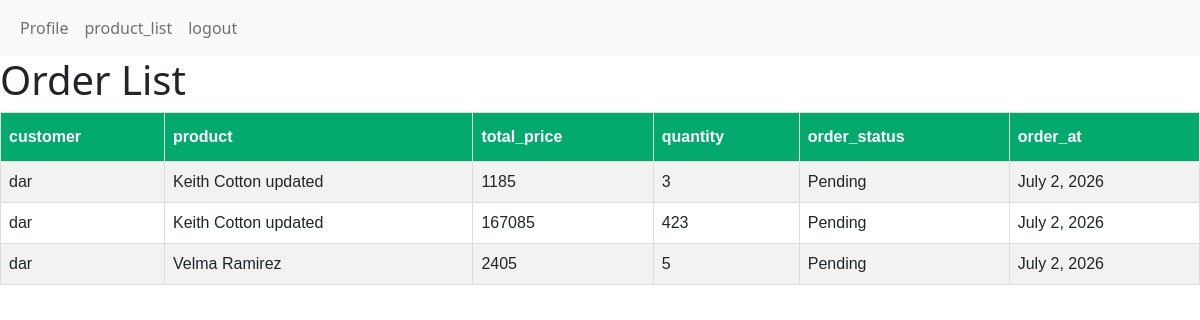
Page /order_list/ (signed in) on the committed database.
### productmanager/models.py (models this page shows, shortened)
class OrderModel(models.Model):
    order_type = [
        ('Pending' , 'Pending'),
        ('Confirmed' , 'Confirmed'),
        ('Cancelled' , 'Cancelled'),
    ]
    customer = models.ForeignKey(CustomUserModel, on_delete= models.CASCADE, null=True)
    product = models.ForeignKey(ProductModel, on_delete= models.CASCADE, null=True)
    total_price = models.PositiveIntegerField(null=True)
    quantity = models.PositiveIntegerField(null=True)
    order_status = models.CharField(choices=order_type, null=True)
    created_at = models.DateField(auto_now_add=True)

class CustomUserModel(AbstractUser):
    role_type = [
        ('Admin' , 'Admin'),
        ('Seller' , 'Seller'),
        ('Customer' , 'Customer'),
    ]
    full_name = models.CharField(max_length= 100, null= True)
    role = models.CharField(choices=role_type, null= True)

class ProductModel(models.Model):
    seller = models.ForeignKey(CustomUserModel, on_delete= models.CASCADE, null=True)
    category = models.ForeignKey(CategoryModel, on_delete= models.CASCADE, null=True)
    product_name = models.CharField(max_length=100, null=True)
    product_description = models.TextField(null=True)
    product_image = models.ImageField(upload_to='media/products', null=True)
    price = models.PositiveIntegerField(null=True)
    stock_quantity = models.PositiveIntegerField(null=True)
    created_at = models.DateField(auto_now_add=True)

### productmanager/views.py (the view)
# urls.py: path('order_list/', order_list, name = 'order_list'),
@login_required
def order_list(req):
    if req.user.role == 'Customer':
        Orders = OrderModel.objects.filter(customer = req.user)
        context = {
            'Orders' : Orders
        }
        return render(req, 'order_list.html', context)

### productmanager/templates/order_list.html (shortened to what this page needs)
{% extends 'master/base.html' %}
{% block body %}
<h1>Order List</h1>
<table>
  <tr>
    <th>customer</th>
    <th>product</th>
    <th>total_price</th>
    <th>quantity</th>
    <th>order_status</th>
    <th>order_at</th>
  </tr>
  {% for pc in Orders %}
  <tr>
    <td>{{pc.customer.username}}</td>
    <td>{{pc.product.product_name}}</td>
    <td>{{pc.total_price}}</td>
    <td>{{pc.quantity}}</td>
    <td>{{pc.order_status}}</td>
    <td>{{pc.created_at}}</td>
  </tr>
  {% endfor %}
</table>
{% endblock body %}

### productmanager/templates/order_list.html (style rules this page uses)
table { font-family: Arial, Helvetica, sans-serif; border-collapse: collapse; width: 100%; }
td, th { border: 1px solid #ddd; padding: 8px; }
tr:nth-child(even) { background-color: #f2f2f2; }
th { padding-top: 12px; padding-bottom: 12px; text-align: left; background-color: #04AA6D; color: white; }

### rows in the picture
OrderModel: customer.username "dar", product.product_name "Keith Cotton updated", total_price "1185", quantity "3", order_status "Pending", created_at "July 2, 2026"
OrderModel: customer.username "dar", product.product_name "Keith Cotton updated", total_price "167085", quantity "423", order_status "Pending", created_at "July 2, 2026"
OrderModel: customer.username "dar", product.product_name "Velma Ramirez", total_price "2405", quantity "5", order_status "Pending", created_at "July 2, 2026"
